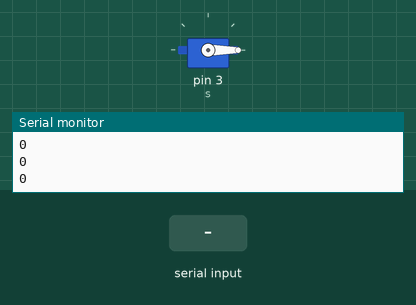
This sketch was run on a simulated Arduino Uno, built with avr-gcc and run on an emulated ATmega328P. Parts: servo, the last lines printed to the serial monitor. The test bench sets the inputs (shaded band).

Above: at 1.2 s.
1.3 s: "90,45\n" received over Serial
At 1.9 s:
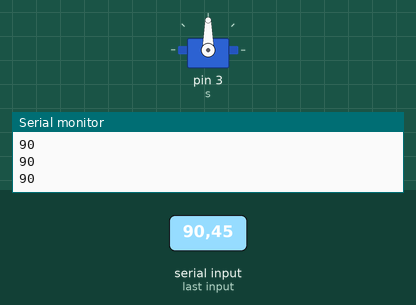
2.8 s: "30,150\n" received over Serial
At 3.1 s:
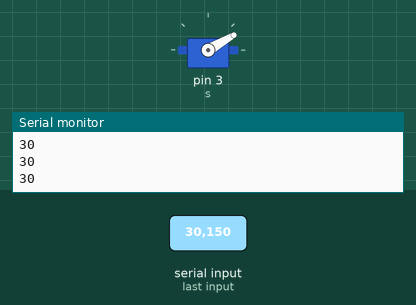
4.3 s: "200\n" received over Serial
At 5.4 s:
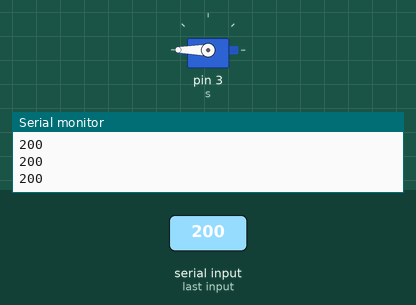
5.8 s: "90\n" received over Serial
At 6.6 s:
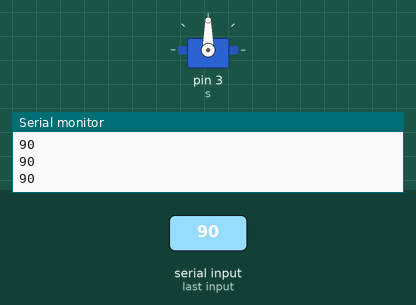
Timing chart, 0 to 8.3 s (numbered marks = the images above; inputs shaded):
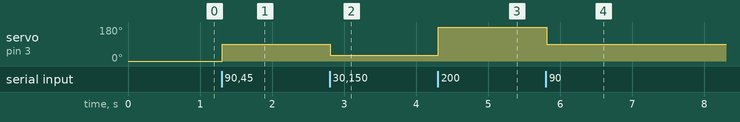

Measured:
- after the input at 1.3 s, servo on pin 3 (s): 0° → 90° at once
- after the input at 2.8 s, servo on pin 3 (s): 90° → 30° at once
- after the input at 4.3 s, servo on pin 3 (s): 30° → 180° at once
- after the input at 5.8 s, servo on pin 3 (s): 180° → 90° at once

The sketch:

Servo_0_mount.ino
```cpp
#include<Servo.h>
Servo s;

void setup(){
  Serial.begin(9600);
  s.attach(3);

}
int value=0;
void loop(){
  if (Serial.available() > 0) {  // Check if data is available
        String input = Serial.readStringUntil('\n');  // Read input
        input.trim();  // Remove any whitespace
        value = input.toInt();  // Convert the entire string to an integer

    }
    Serial.println(value);
    s.write(value);

}
```
